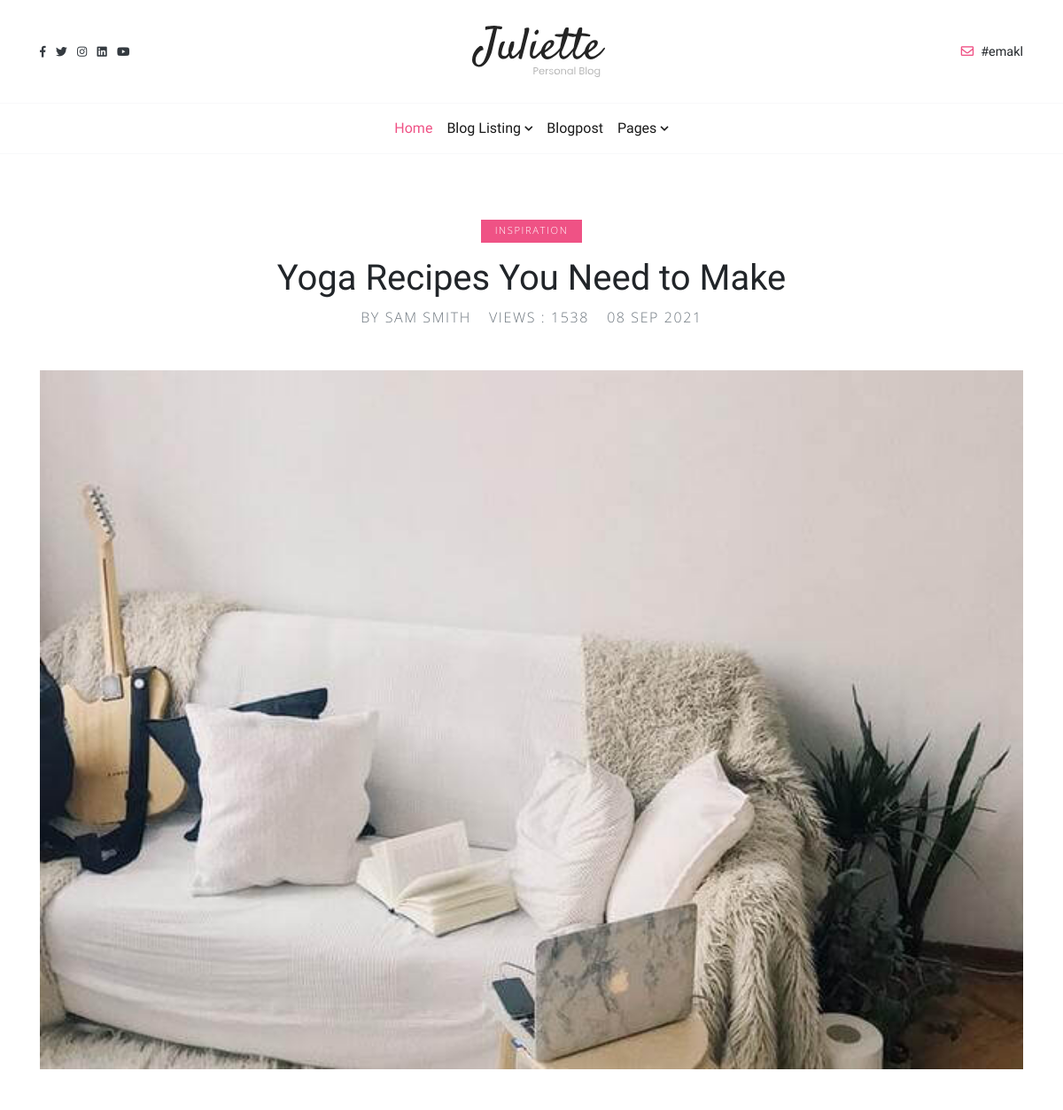
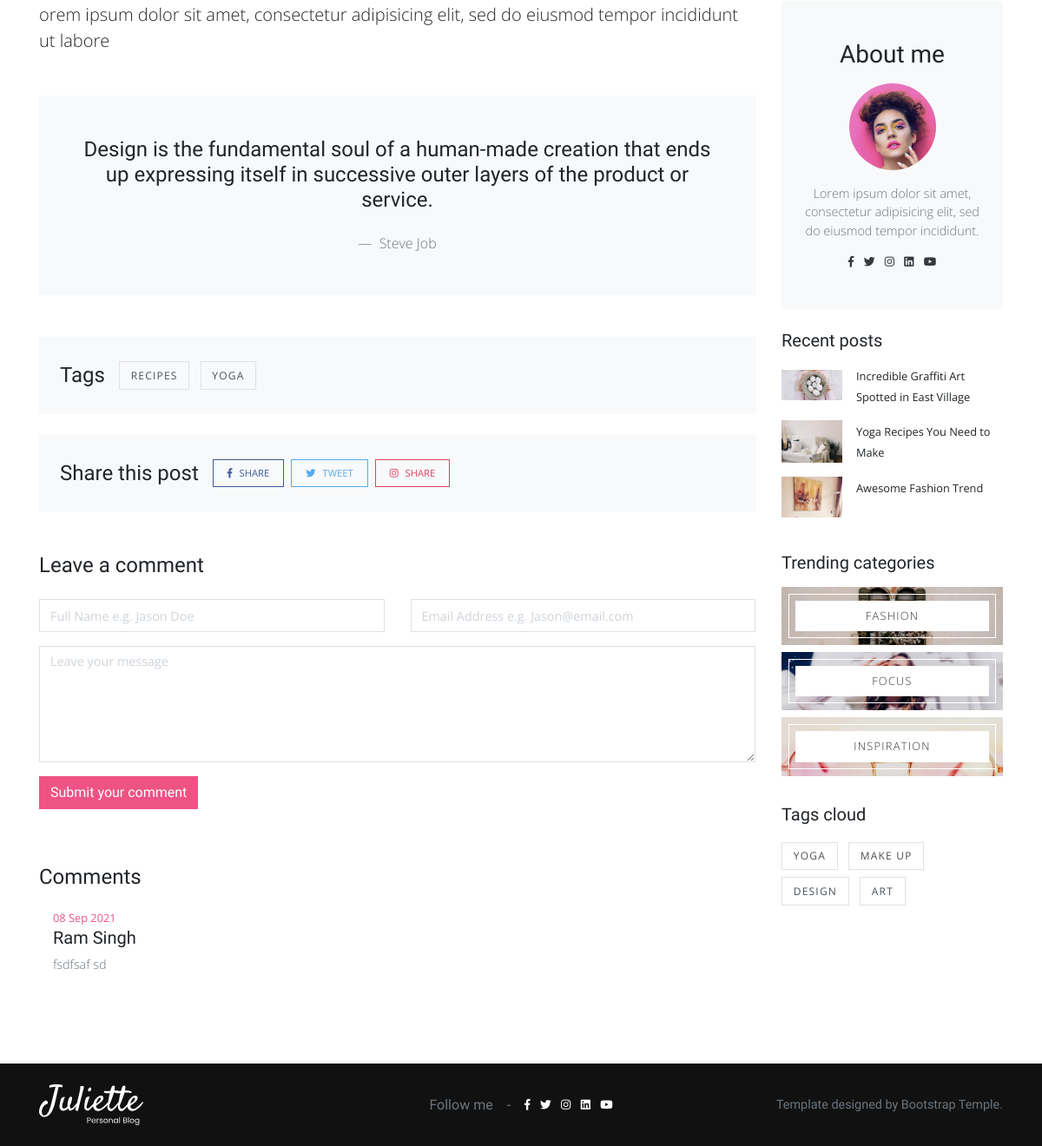
Screenshot of /blog/2/yoga/ with the database file from the repository (2 pictures, top to bottom).
### blogs/models.py (models this page shows, shortened)
class About_me(models.Model):
    image = models.ImageField(upload_to="user/")
    detail = models.TextField()
    instagram  = models.CharField(max_length=300)
    twiter  = models.CharField(max_length=300)
    linked_in  = models.CharField(max_length=300)
    youtube  = models.CharField(max_length=300)
    facebook  = models.CharField(max_length=300)
    email  = models.CharField(max_length=300)

class Blog(models.Model):
    id  = models.AutoField(primary_key=True)
    name  = models.CharField(max_length=100)
    tags = TaggableManager()
    category = models.ForeignKey(Category, on_delete=models.CASCADE)
    slug = models.SlugField()
    image  = models.ImageField(upload_to="blogs/",)
    overview  = models.CharField(max_length=100)
    detail = tinymce_models.HTMLField()
    writer = models.CharField(max_length=100)
    created_at = models.DateTimeField(auto_now_add = True)
    updated_at = models.DateTimeField(auto_now = True)
    is_active = models.BooleanField(default=True)
    views   = models.BigIntegerField(default=0)

class Category(models.Model):
    name  = models.CharField(max_length=100)
    slug = models.SlugField()
    image  = models.ImageField(upload_to="category/",)
    def __str__(self):
        return self.name

class Quote(models.Model):
    quote = models.TextField()
    by = models.CharField(max_length=10)
    created_at = models.DateTimeField(auto_now_add=True)

class Comment(models.Model):
    blog = models.ForeignKey(Blog, on_delete=models.CASCADE)
    full_name = models.CharField( max_length=100)
    email  = models.EmailField()
    comment = models.TextField()
    created_at = models.DateTimeField(auto_now_add=True)
    is_active = models.BooleanField(default=True)

### core/views.py (the view, shortened to what this page needs)
# urls.py: 2. Add a URL to urlpatterns:  path('blog/', include('blog.urls'))
def blog(request, id, slug):
    blog = get_object_or_404(Blog , id=id , slug=slug)
    blog.views = blog.views + 1
    blog.save()
    quote = Quote.objects.get(id= 1)
    comment = Comment.objects.filter(blog = blog)[:10:-1]
    context = {
    'blog':blog,
    'quote':quote,
    'comments':comment,
    }
    return render(request,'core/basics/blog.html',context)

### core/templates/core/basics/blog.html (shortened to what this page needs)
{% extends "core/base.html" %}
{% block content %}
<section class="py-5">
  <div class="container py-4">
    <div class="row text-center">
      <div class="col-lg-8 mx-auto"><a class="category-link mb-3 d-inline-block" href="{% url 'category' blog.category.id blog.category.slug %}">{{blog.category}}</a>
        <h1>{{blog.name}}</h1>
        <ul class="list-inline mb-5">
          <li class="list-inline-item mx-2"><a class="text-uppercase text-muted reset-anchor" href="#">{{blog.writer}}</a></li>
          <li class="list-inline-item mx-2"><a class="text-uppercase text-muted reset-anchor" href="#">Views : {{blog.views}}</a></li>
          <li class="list-inline-item mx-2"><a class="text-uppercase text-muted reset-anchor" href="#">{{blog.created_at |  date:" d M Y" }}</a></li>
        </ul>
      </div>
    </div><img class="w-100 mb-5" src="{{blog.image.url}}" alt="...">
    <div class="row">
      <div class="col-lg-9">
        <p class="lead mb-5">{{blog.overview}}</p>
        <blockquote class="blockquote bg-light p-4 p-lg-5 text-center mb-5">
          <p class="h4 mb-4">{{quote.quote}}</p>
          <footer class="blockquote-footer">
            <cite title="Source Title">{{quote.by}}</cite>
          </footer>
        </blockquote>
        <div class="d-flex align-items-center flex-column flex-sm-row mb-4 p-4 bg-light">
          <h3 class="h4 mb-3 mb-sm-0">Tags</h3>
          <ul class="list-inline mb-0 ml-0 ml-sm-3">
            {% for tag in blog.tags.all %}
            <li class="list-inline-item my-1 mr-2"><a class="sidebar-tag-link" href="{% url 'tags' tag.slug %}">{{tag.name}}</a></li>
            {% endfor %}
          </ul>
        </div>
        <div class="d-flex align-items-center flex-column flex-sm-row mb-5 p-4 bg-light">
          <h3 class="h4 mb-3 mb-sm-0">Share this post</h3>
          <ul class="list-inline mb-0 ml-0 ml-sm-3">
            <li class="list-inline-item mr-1 my-1"><a class="social-link-share facebook" href="#"><i class="fab fa-facebook-f mr-2"></i>Share</a></li>
            <li class="list-inline-item mr-1 my-1"><a class="social-link-share twitter" href="#"><i class="fab fa-twitter mr-2"></i>Tweet</a></li>
            <li class="list-inline-item mr-1 my-1"><a class="social-link-share instagram" href="#"><i class="fab fa-instagram mr-2"></i>Share</a></li>
          </ul>
        </div>
        <h3 class="h4 mb-4">Leave a comment</h3>
        <form class="mb-5" method="post">
          <div class="row">
            <div class="form-group col-lg-6">
              <input class="form-control" type="text" name="name" placeholder="Full Name e.g. Jason Doe" required>
            </div>
            <div class="form-group col-lg-6">
              <input class="form-control" type="email" name="email" placeholder="Email Address e.g. Jason@email.com" required>
            </div>
            <div class="form-group col-lg-12">
              <textarea class="form-control" name="message" rows="5" placeholder="Leave your message" required></textarea>
            </div>
            <div class="form-group col-lg-12">
              <button class="btn btn-primary" type="submit">Submit your comment</button>
            </div>
          </div>
        </form>
        <h3 class="h4 mb-4">Comments</h3>
        <ul class="list-unstyled comments">
          {% for comment in comments %}
          <li>
            <div class="media mb-4">
              <div class="media-body ml-3">
                <p class="small mb-0 text-primary">{{comment.created_at |  date:" d M Y"}}</p>
                <h5>{{comment.full_name}}</h5>
                <p class="text-muted text-small mb-2">{{comment.comment}}</p>
              </div>
            </div>
          </li>
          {% endfor %}
        </ul>
      </div>
      <div class="col-lg-3">
        {% include "core/components/about.html" %}
        {% include "core/components/recent_post.html" %}
        {% include "core/components/categories.html" %}
        {% include "core/components/tags.html" %}
      </div>
    </div>
  </div>
</section>
{% endblock %}

### core/templates/core/components/nav.html (shortened to what this page needs)
{% load static %}
<header class="header">
  <nav class="navbar navbar-expand-lg navbar-light py-4 index-forward bg-white">
    <div class="container d-flex justify-content-center justify-content-lg-between align-items-center">
      <ul class="list-inline small mb-0 text-dark d-none d-lg-block">
        <li class="list-inline-item"><a class="reset-anchor" href="{{about_me.facebook}}"><i class="fab fa-facebook-f"></i></a></li>
        <li class="list-inline-item"><a class="reset-anchor" href="{{about_me.twiter}}"><i class="fab fa-twitter"></i></a></li>
        <li class="list-inline-item"><a class="reset-anchor" href="{{about_me.instagram}}"><i class="fab fa-instagram"></i></a></li>
        <li class="list-inline-item"><a class="reset-anchor" href="{{about_me.linked_in}}"><i class="fab fa-linkedin"></i></a></li>
        <li class="list-inline-item"><a class="reset-anchor" href="{{about_me.youtube}}"><i class="fab fa-youtube"></i></a></li>
      </ul><a class="navbar-brand" href="{% url 'home' %}"><img src="{% static "img/logo.svg"%}" alt="..." width="150"></a><a class="reset-anchor text-small mb-0 h6 d-none d-lg-block" href="mailto:{{about_me.email}}"><i class="far fa-envelope mr-2 text-primary"></i>{{about_me.email}}</a>
    </div>
  </nav>
  <nav class="navbar navbar-expand-lg navbar-light border-top border-bottom border-light">
    <div class="container">
      <div class="collapse navbar-collapse" id="navbarSupportedContent">
        <ul class="navbar-nav mx-auto">
          <li class="nav-item">
            <a class="nav-link active" href="{% url 'home' %}">Home</a>
          </li>
          <li class="nav-item dropdown"><a class="nav-link dropdown-toggle" id="listingVariants" href="#" data-toggle="dropdown" aria-haspopup="true" aria-expanded="false">Blog Listing</a>
          </li>
          <li class="nav-item">
            <a class="nav-link" href="post.html">Blogpost</a>
          </li>
          <li class="nav-item dropdown"><a class="nav-link dropdown-toggle" id="pages" href="#" data-toggle="dropdown" aria-haspopup="true" aria-expanded="false">Pages</a>
          </li>
        </ul>
      </div>
    </div>
  </nav>
</header>

### core/templates/core/components/about.html
{% load static %}
<div class="card rounded-0 border-0 bg-light mb-4 py-lg-4">
  <div class="card-body text-center">
    <h2 class="h3 mb-3">About me</h2><img class="rounded-circle mb-3" src="{{about_me.image.url}}" alt="..." width="100">
    <p class="text-small text-muted">{{about_me.detail}}</p>
    <ul class="list-inline small mb-0 text-dark">
      <li class="list-inline-item"><a class="reset-anchor" href="{{about_me.facebook}}"><i class="fab fa-facebook-f"></i></a></li>
      <li class="list-inline-item"><a class="reset-anchor" href="{{about_me.twiter}}"><i class="fab fa-twitter"></i></a></li>
      <li class="list-inline-item"><a class="reset-anchor" href="{{about_me.instagram}}"><i class="fab fa-instagram"></i></a></li>
      <li class="list-inline-item"><a class="reset-anchor" href="{{about_me.linked_in}}"><i class="fab fa-linkedin"></i></a></li>
      <li class="list-inline-item"><a class="reset-anchor" href="{{about_me.youtube}}"><i class="fab fa-youtube"></i></a></li>
    </ul>
  </div>
</div>

### core/templates/core/components/recent_post.html
{% load static %}
<div class="card rounded-0 border-0 mb-4">
  <div class="card-body p-0">
    <h2 class="h5 mb-3">Recent posts</h2>
    {% for blog in recent_blogs %}
    <div class="media mb-3"><a class="d-block my-auto" href="{% url 'blog' blog.id blog.slug %}"><img class="img-fluid" src="{{blog.image.url}}" alt="" width="70"></a>
      <div class="media-body ml-3">
        <small><a class="reset-anchor" href="{% url 'blog' blog.id blog.slug %}">{{blog.name}}</a></small>
      </div>
    </div>
    {% endfor %}
  </div>
</div>

### core/templates/core/components/categories.html
{% load static %}
<div class="card rounded-0 border-0 mb-4">
  <div class="card-body p-0">
    <h2 class="h5 mb-3">Trending categories</h2>
    {% for category in categories  %}
    <a class="category-block category-block-sm bg-center bg-cover mb-2" style="background: url({{category.image.url}})" href="{% url 'category' category.id category.slug %}"><span class="category-block-title">{{category.name}}</span>
    </a>
    {% endfor %}
  </div>
</div>

### core/templates/core/components/tags.html
{% load static %}
<div class="card rounded-0 border-0 mb-4">
  <div class="card-body p-0">
    <h2 class="h5 mb-3">Tags cloud</h2>
    <ul class="list-inline">
      {% for tag in tags %}
      <li class="list-inline-item my-1 mr-2"><a class="sidebar-tag-link" href="{% url 'tags' tag.slug %}">{{tag}}</a></li>
      {% endfor %}
    </ul>
  </div>
</div>

### rows the page displays
About_me: email "#emakl", image (picture), detail "Lorem ipsum dolor sit amet, consectetur adipisicing elit, sed do eiusmod tempor incididunt."
Blog: category "INSPIRATION", name "Yoga Recipes You Need to Make", writer "BY SAM SMITH", views "1538", created_at "08 SEP 2021", image (picture), overview "orem ipsum dolor sit amet, consectetur adipisicing elit, sed do eiusmod tempor incididunt ut labore"
Quote: quote "Design is the fundamental soul of a human-made creation that ends up expressing itself in successive outer layers of the product or service.", by "Steve Job"
Tag: name "RECIPES"
Tag: name "YOGA"
Comment: created_at "08 Sep 2021", full_name "Ram Singh", comment "fsdfsaf sd"
Blog: image (picture), name "Incredible Graffiti Art Spotted in East Village"
Blog: image (picture), name "Awesome Fashion Trend"
Category: image (picture), name "FASHION"
Category: image (picture), name "FOCUS"
Category: image (picture), name "INSPIRATION"
Tag: name "MAKE UP"
Tag: name "DESIGN"
Tag: name "ART"
